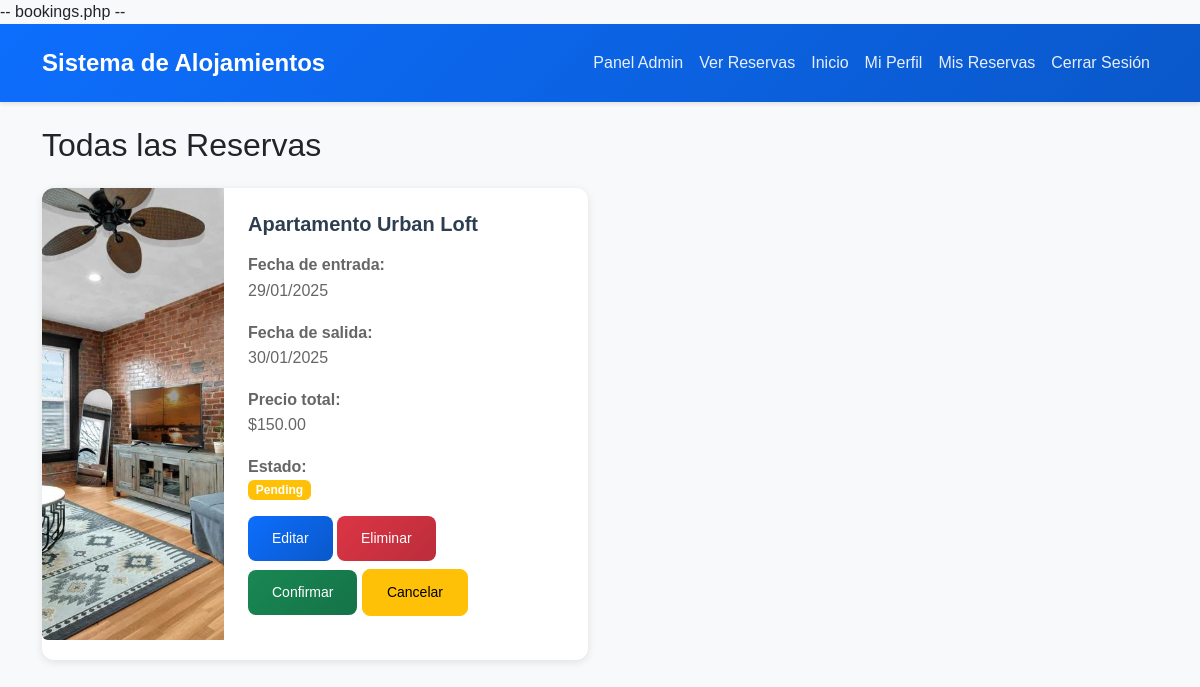
The page /bookings.php (signed in) on the database its author committed.
### tables this page shows
CREATE TABLE `bookings` (
  `id` int(11) NOT NULL,
  `user_id` int(11) DEFAULT NULL,
  `accommodation_id` int(11) DEFAULT NULL,
  `check_in` date NOT NULL,
  `check_out` date NOT NULL,
  `total_price` decimal(10,2) NOT NULL,
  `status` enum('pending','confirmed','cancelled') DEFAULT 'pending',
  `created_at` timestamp NOT NULL DEFAULT current_timestamp()
);

CREATE TABLE `accommodations` (
  `id` int(11) NOT NULL,
  `name` varchar(100) NOT NULL,
  `description` text DEFAULT NULL,
  `price` decimal(10,2) NOT NULL,
  `image_url` varchar(255) DEFAULT NULL,
  `status` enum('available','occupied','maintenance') DEFAULT 'available',
  `created_at` timestamp NOT NULL DEFAULT current_timestamp()
);

### bookings.php (the view, shortened to what this page needs)
<?php
require_once 'config/database.php';
$query = "SELECT b.*, a.name, a.price, a.image_url
          FROM bookings b
          JOIN accommodations a ON b.accommodation_id = a.id";
if (!isset($_SESSION['is_admin']) || !$_SESSION['is_admin']) {
    $query .= " WHERE b.user_id = ?";
    $stmt = $pdo->prepare($query);
    $stmt->execute([$_SESSION['user_id']]);
} else {
    $stmt = $pdo->prepare($query);
    $stmt->execute();
}
$bookings = $stmt->fetchAll(PDO::FETCH_ASSOC);
?>
<!DOCTYPE html>
<html lang="es">
<head>
    <link href="https://cdn.jsdelivr.net/npm/bootstrap@5.3.0/dist/css/bootstrap.min.css" rel="stylesheet">
    <link rel="stylesheet" href="css/style.css">
</head>
<body>
    <nav class="navbar navbar-expand-lg navbar-dark bg-primary">
        <div class="container">
            <a class="navbar-brand" href="index.php">Sistema de Alojamientos</a>
            <div class="collapse navbar-collapse" id="navbarNav">
                <ul class="navbar-nav ms-auto">
                    <?php if(isset($_SESSION['is_admin']) && $_SESSION['is_admin']): ?>
                        <li class="nav-item">
                            <a class="nav-link" href="admin/index.php">Panel Admin</a>
                        </li>
                        <li class="nav-item">
                            <a class="nav-link" href="admin/view_bookings.php">Ver Reservas</a>
                        </li>
                    <?php endif; ?>
                    <li class="nav-item">
                        <a class="nav-link" href="index.php">Inicio</a>
                    </li>
                    <li class="nav-item">
                        <a class="nav-link" href="user_profile.php">Mi Perfil</a>
                    </li>
                    <li class="nav-item">
                        <a class="nav-link active" href="bookings.php">Mis Reservas</a>
                    </li>
                    <li class="nav-item">
                        <a class="nav-link" href="logout.php">Cerrar Sesión</a>
                    </li>
                </ul>
            </div>
        </div>
    </nav>
    <div class="container mt-4">
        <h2 class="mb-4"><?php echo isset($_SESSION['is_admin']) && $_SESSION['is_admin'] ? 'Todas las Reservas' : 'Mis Reservas'; ?></h2>
        <?php if (empty($bookings)): ?>
            <div class="alert alert-info">No hay reservas disponibles</div>
        <?php else: ?>
            <div class="row">
                <?php foreach($bookings as $booking): ?>
                    <div class="col-md-6 mb-4">
                        <div class="card">
                            <div class="row g-0">
                                <div class="col-md-4">
                                    <img src="<?php echo $booking['image_url'] ?? 'assets/uploads/default-accommodation.jpg'; ?>"
                                         class="img-fluid rounded-start h-100 object-fit-cover"
                                         alt="<?php echo htmlspecialchars($booking['name']); ?>"
                                         style="min-height: 200px;">
                                </div>
                                <div class="col-md-8">
                                    <div class="card-body">
                                        <h5 class="card-title"><?php echo htmlspecialchars($booking['name']); ?></h5>
                                        <div class="booking-details">
                                            <p class="card-text">
                                                <strong>Fecha de entrada:</strong><br>
                                                <?php echo date('d/m/Y', strtotime($booking['check_in'])); ?>
                                            </p>
                                            <p class="card-text">
                                                <strong>Fecha de salida:</strong><br>
                                                <?php echo date('d/m/Y', strtotime($booking['check_out'])); ?>
                                            </p>
                                            <p class="card-text">
                                                <strong>Precio total:</strong><br>
                                                $<?php echo number_format($booking['total_price'], 2); ?>
                                            </p>
                                            <p class="card-text">
                                                <strong>Estado:</strong><br>
                                                <span class="badge <?php echo $booking['status'] == 'confirmed' ? 'bg-success' : 'bg-warning'; ?>">
                                                    <?php echo ucfirst($booking['status']); ?>
                                                </span>
                                            </p>
                                            <div class="mt-3">
                                                <?php if($booking['status'] !== 'cancelled'): ?>
                                                    <a href="edit_booking.php?id=<?php echo $booking['id']; ?>"
                                                       class="btn btn-primary btn-sm">Editar</a>
                                                    <button type="button"
                                                            class="btn btn-danger btn-sm"
                                                            onclick="confirmDelete(<?php echo $booking['id']; ?>)">
                                                        Eliminar
                                                    </button>
                                                <?php endif; ?>
                                                <?php if(isset($_SESSION['is_admin']) && $_SESSION['is_admin']): ?>
                                                    <div class="mt-2">
                                                        <a href="admin/update_booking_status.php?id=<?php echo $booking['id']; ?>&status=confirmed"
                                                           class="btn btn-success btn-sm">Confirmar</a>
                                                        <a href="admin/update_booking_status.php?id=<?php echo $booking['id']; ?>&status=cancelled"
                                                           class="btn btn-warning btn-sm">Cancelar</a>
                                                    </div>
                                                <?php endif; ?>
                                            </div>
                                        </div>
                                    </div>
                                </div>
                            </div>
                        </div>
                    </div>
                <?php endforeach; ?>
            </div>
        <?php endif; ?>
    </div>
</body>
</html>

### css/style.css (style rules this page uses)
body { background-color: #f8f9fa; font-family: 'Arial', sans-serif; min-height: 100vh; display: flex; flex-direction: column; }
.navbar { box-shadow: 0 2px 4px rgba(0,0,0,0.1); padding: 1rem 0; background: linear-gradient(135deg, #0d6efd, #0a58ca); }
.navbar-brand { font-weight: bold; font-size: 1.5rem; }
.navbar-dark .navbar-nav .nav-link { color: rgba(255, 255, 255, 0.9); transition: color 0.3s ease; }
.card { transition: all 0.3s ease; margin-bottom: 20px; box-shadow: 0 2px 8px rgba(0,0,0,0.1); border: none; border-radius: 12px; overflow: hidden; }
.card-body { padding: 1.5rem; }
.card-title { font-size: 1.25rem; font-weight: 600; margin-bottom: 1rem; color: #2c3e50; }
.card-text { color: #666; line-height: 1.6; }
.btn { padding: 0.75rem 1.5rem; border-radius: 8px; font-weight: 500; transition: all 0.3s ease; }
.btn-primary { background: linear-gradient(135deg, #0d6efd, #0a58ca); border: none; }
.btn-success { background: linear-gradient(135deg, #198754, #157347); border: none; }
.btn-danger { background: linear-gradient(135deg, #dc3545, #bb2d3b); border: none; }
.card { animation: fadeIn 0.5s ease; }
.card { height: 100%; display: flex; flex-direction: column; }
.card-body { flex: 1; display: flex; flex-direction: column; }

### rows shown on the page
bookings: accommodation.image_url (picture), accommodation.name "Apartamento Urban Loft", check_in "29/01/2025", check_out "30/01/2025", total_price "150.00", status "Pending"
